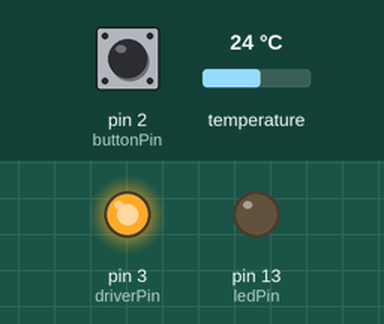
Simulated run of this sketch. Board: Arduino Uno, built with avr-gcc and run on an emulated ATmega328P. Shown: output pins drawn as LEDs (lit = HIGH). The test bench sets the inputs (shaded band); at power-on: pin 2 (buttonPin) HIGH, temperature 24 °C. EEPROM starts erased.

Above: at 1.8 s.
1.9 s: pin 2 (buttonPin) pulled LOW for 3.2 s
At 6.1 s:
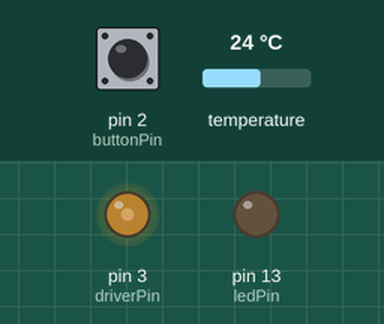
6.6 s: pin 2 (buttonPin) pulled LOW for 0.15 s
At 6.68 s:
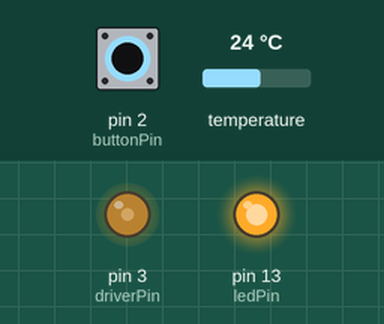
8.2 s: pin 2 (buttonPin) pulsed LOW 2 times (0.12 s each, 0.3 s apart)
At 9.5 s:
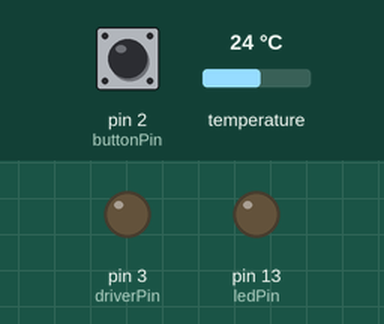
10.3 s: pin 2 (buttonPin) pulled LOW for 1 s
At 11.1 s:
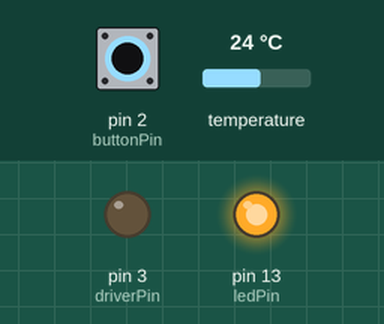
Timing chart, 0 to 13.3 s (numbered marks = the images above; inputs shaded):
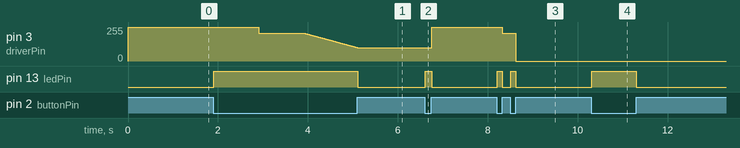

Measured:
- after the input at 1.9 s, pin 3 (driverPin): moves from 255/255 to 101/255 over 2.2 s, starting after 1.0 s; pin 13 (ledPin): LOW → HIGH at once, → LOW 3.2 s later
- after the input at 6.6 s, pin 3 (driverPin): 101/255 → 255/255 after 0.16 s; pin 13 (ledPin): LOW → HIGH at once, → LOW 0.15 s later
- after the input at 8.2 s, pin 3 (driverPin): 255/255 → 210/255 after 0.13 s, → 0/255 0.30 s later; pin 13 (ledPin): alternates HIGH for 0.12 s and LOW for 0.18 s, 4 changes in all, then stays LOW, starting at once
- after the input at 10.3 s, pin 13 (ledPin): LOW → HIGH at once, → LOW 1.0 s later

The sketch:

dimmable_led.ino
```cpp
// (licence header left out)
#include <Bounce2.h>
#include <EEPROM.h>
#include <HTU21D.h>

// Для отладки - если определено, в Serial выводятся сообщения.
//#define DEBUG


// Адреса пинов
const int buttonPin = 2;  // номер входа, подключенный к кнопке
const int ledPin =  13;   // номер выхода светодиода
const int driverPin = 3;  // номер выхода на драйвер (транзистор).

// Поддерживаемые события
enum Events {
   eClick,                 // отжатие после щелчка
   eLongPress,             // долгое нажатие
   eLongPressFree,         // отпуск после долгого нажатия
   eDoubleClick            // отжатие после двойного щелчка
};

unsigned long previousMillis = 0;               // Момент последнего обновления
const unsigned long maxClickDelay = 500;        // Максимальное время для короткого щелчка, мс.
const unsigned long longPressFirstDelay = 1000; // Время до первого события bLongPress, мс.
const unsigned long longPressRepeatDelay = 10;  // Время между повторными событиями bLongPress, мс.
unsigned long previousClickMillis = 0;          // Время последнего короткого щелчка (для генерации двойного), мс.
const unsigned long temperatureControlDelay = 12000;  // Время между измерениями температуры, мс.
unsigned long temperatureControlMillis = 0;           // Время последнего измерения температуры, мс.

bool isBPressed = false;                        // Истина, когда кнопка нажата.

const int eepromAddrPWM = 0;        // Адрес для хранения в EEPROM признака завершения работы.
byte PWMLevel = 0;                  // Текущий уровень на ШИМ
const byte PWMLevelMinBright = 210; // Минимальная яркость (с запасом, светится до 223)
const byte PWMLevelHalfBright = 75;// Половинная яркость (с запасом, светится до 223)
bool increaseUp = true;             // Направление увеличения яркости при повторении LongPress.
bool powerOn = false;               // Включен или нет светодиод.

const float cWarningTemp = 50.0;    // Температура, при которой надо убавить яркость наполовину.
const float cCriticalTemp = 75.0;   // Температура, при которой надо убавить яркость на минимум.

// Для подавления дребезга
Bounce debouncer = Bounce();

HTU21D myHTU21D(HTU21D_RES_RH12_TEMP14);        // Интерфейс к датчику температуры и влажности.


void setup() {
   // Разгон частоты ШИМ. Пины D3 и D11 - 62.5 кГц https://alexgyver.ru/lessons/pwm-overclock/
#ifndef __INTELLISENSE__    // Обходим глюк интеллисенса, не понимающего include внутри ifdef.
   TCCR2B = 0b00000001; // x1
   TCCR2A = 0b00000011; // fast pwm
#endif

#if defined(DEBUG)
   // initialize serial communication:
   Serial.begin(115200);
   Serial.println("Start...");
#endif

   // Прочитаем прежнее значение яркости из EEPROM
   PWMLevel = EEPROM.read(eepromAddrPWM);

   // Пин на драйвер, сразу гасим лампу.
   pinMode(driverPin, OUTPUT);
   analogWrite(driverPin, 255);

   // инициализируем пин, подключенный к светодиоду, как выход
   pinMode(ledPin, OUTPUT);
   // инициализируем пин, подключенный к кнопке с защитой от дребезга.
   debouncer.attach(buttonPin, INPUT_PULLUP);

   // Датчик температуры.
   myHTU21D.begin();

   // Пропускаем возможный дребезг из-за включения.
   delay(600);
   debouncer.update();
}

void loop() {

   // Пропускаем дребезг.
   debouncer.update();

   // Текущее время.
   unsigned long currentMillis = millis();

   // считываем значения с входа кнопки
   bool bCurState = debouncer.read() == LOW;

   // Для удобства.
   unsigned long deltaTime = currentMillis - previousMillis;

   // Если произошло изменение состояния кнопки
   if (bCurState != isBPressed) {
      // Сохраняем новое состояние.
      isBPressed = bCurState;

      // Если кнопка была отжата.
      if (!isBPressed) {
         // Если кнопка была отжата быстро, значит произошёл щелчок.
         if (deltaTime < maxClickDelay) {
            // Отправляем событие либо щелчок либо двойной щелчок.
            event(currentMillis - previousClickMillis < longPressFirstDelay ? eDoubleClick : eClick);

            // Сохраняем время щелчка для выявления двойного щелчка.
            previousClickMillis = currentMillis;
         } else {
            // Если кнопка была отжата после долговременного нажатия.
            event(eLongPressFree);
         }
      }
   } else {
      // Если состояние не менялось.

      // Если кнопка в нажатом состоянии и прошло достаточно времени, надо посылать долгое нажатие.
      if (isBPressed) {
         if (deltaTime > longPressFirstDelay) {
            event(eLongPress);

            // Откорректируем время так, чтобы повторные длинные нажатия происходили быстро.
            previousMillis = currentMillis - longPressFirstDelay + longPressRepeatDelay;
         }
      } else {
         // Если кнопка в отжатом состоянии, сбрасываем время.
         previousMillis = currentMillis;
      }
   }

   // Контроль температуры
   if (currentMillis - temperatureControlMillis > temperatureControlDelay) {

      // Сохраним время текущего контроля температуры.
      temperatureControlMillis = currentMillis;

      // Прочитаем температуру с датчика (+-0.3C).
      float temp = myHTU21D.readTemperature();

      // Определим максимально допустимую яркость.
      byte maxAllowedBright = temp > cCriticalTemp ? PWMLevelMinBright : (temp > cWarningTemp ? PWMLevelHalfBright : 0);

      // Ограничим максимальную яркость.
      if (PWMLevel < maxAllowedBright)
         analogWrite(driverPin, maxAllowedBright);

   #if defined(DEBUG)
      Serial.print("Temperature ");   Serial.print(temp);
      Serial.print("C, maxAllowedBright ");   Serial.print(maxAllowedBright);
      Serial.print(" PWMLevel ");   Serial.println(PWMLevel);
   #endif
}


   // Индикация на светодиоде.
   digitalWrite(ledPin, isBPressed ? HIGH : LOW);
}

void event(Events bCommand) {
   switch (bCommand) {
      case eClick:
         #if defined(DEBUG)
            Serial.println("Click");
         #endif

         // Переключим освещение.
         powerOn = !powerOn;
         if (powerOn) {
            // Для гарантированного включения должна быть яркость не ниже минимальной.
            PWMLevel = PWMLevel > PWMLevelMinBright ? PWMLevelMinBright : PWMLevel;

            // После любого переключения при удержании кнопки яркость сначала увеличивается.
            increaseUp = false;
         } else
            // Выключение.
            PWMLevel = 255;

         // Управляем драйвером.
         analogWrite(driverPin, PWMLevel);
         EEPROM.write(eepromAddrPWM, PWMLevel);
      break;

      case eLongPress:
         // Если лимпа выключена, надо начать с минимальной яркости.
         if (!powerOn) {
            PWMLevel =  PWMLevelMinBright;
            increaseUp = false;
            powerOn = true;
            analogWrite(driverPin, PWMLevel);

            // Задержка, чтобы человек успел отреагировать на включение и убрать палец.
            delay(longPressFirstDelay);
            break;
         }

         // Изменяем значение уровня.
         if (increaseUp) {
            if (PWMLevel == 255) {
               PWMLevel = 254;
               increaseUp = false;
            } else {
               PWMLevel++;
            }
         } else {
            if (PWMLevel == 0) {
               PWMLevel = 1;
               increaseUp = true;
            } else {
               PWMLevel--;
            }
         }

         // Выдаём управляющий сигнал - за счёт перебора значений ниже минимальной яркости будет удобная пауза.
         #if defined(DEBUG)
            Serial.print("PWM Level ");    Serial.println(int(PWMLevel));
         #endif
         analogWrite(driverPin, PWMLevel > PWMLevelMinBright ? PWMLevelMinBright : PWMLevel);

      break;

      case eLongPressFree:
         #if defined(DEBUG)
            Serial.println("Store PWM");
         #endif
         EEPROM.write(eepromAddrPWM, PWMLevel);
      break;

      default: // eDoubleClick
         #if defined(DEBUG)
            Serial.println("Double click");
         #endif
         // Если лампа включена к повторному щелчку, т.е. была выключена при первом щелчке, включим её с максимальной яркостью
         if (powerOn) {
            PWMLevel = 0;
         } else {
            // Если лампа выключена, приглушим её до минимальной яркости
            PWMLevel =  PWMLevelMinBright;
            increaseUp = false;
            powerOn = true;
         }

         analogWrite(driverPin, PWMLevel);
         EEPROM.write(eepromAddrPWM, PWMLevel);
      break;
   }
}
```
